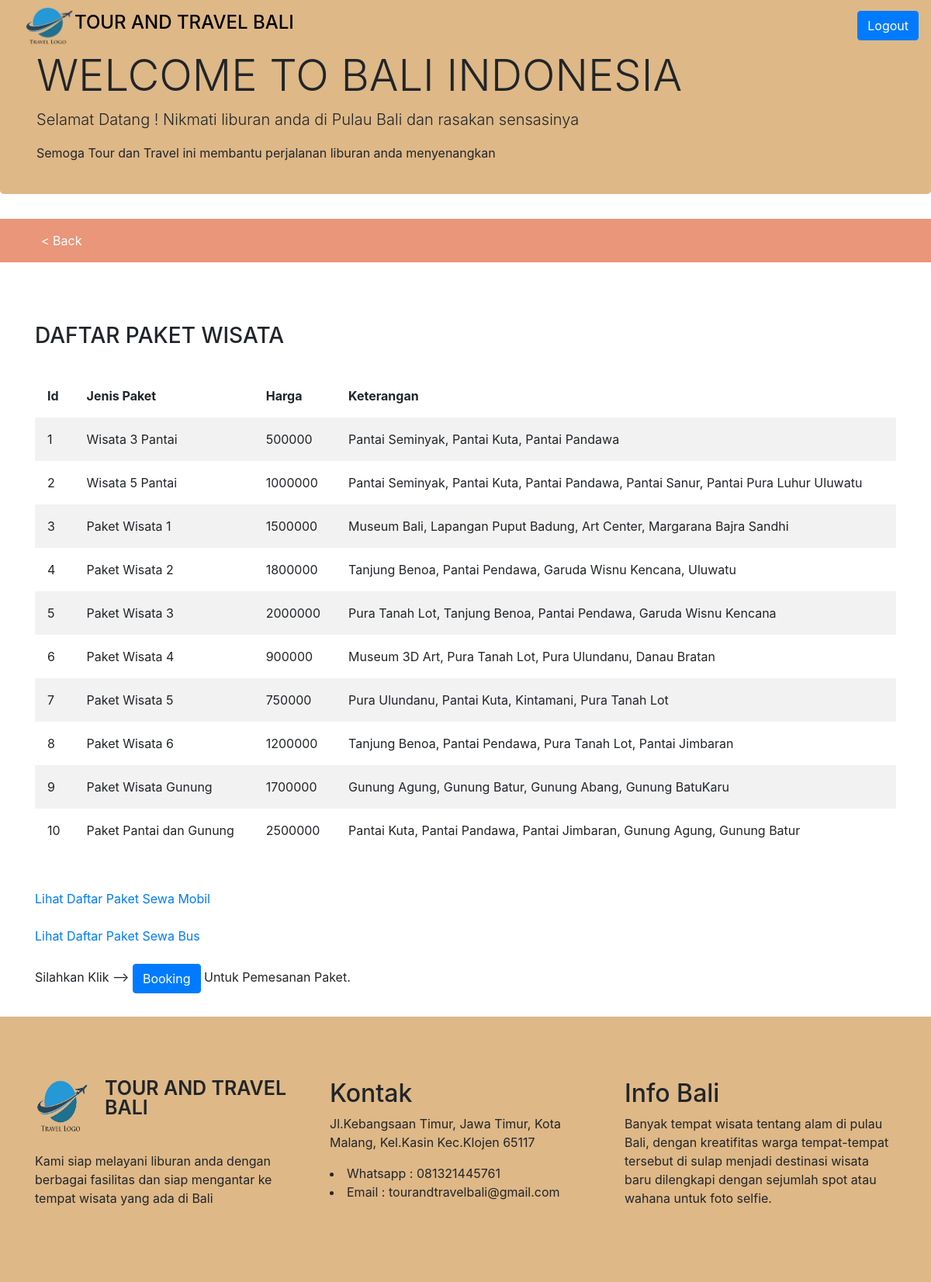
The page /paketwisata.php on the database its author committed.
### tables this page shows
CREATE TABLE `paketwisata` (
  `Id` int(10) NOT NULL,
  `Jenis_Paket` varchar(50) NOT NULL,
  `Harga` double NOT NULL,
  `Keterangan` varchar(255) NOT NULL,
  `lokasi_foto` varchar(255) NOT NULL
);

### paketwisata.php (the view, shortened to what this page needs)
<!DOCTYPE html>
<html lang="en">
<head>
    <link rel="stylesheet" href="https://maxcdn.bootstrapcdn.com/bootstrap/4.5.2/css/bootstrap.min.css">
    <link rel="stylesheet" href="fonts/font-awesome.min.css">
    <link rel="stylesheet" href="style.css">
</head>
<body>
    <div class="header">
        <header>
            <?php include 'header.php';?>
        </header>
    </div>
    <div class="jumbotron">
        <div class="container">
          <h1 class="display-4"> WELCOME TO BALI INDONESIA</h1>
          <p class="lead">Selamat Datang ! Nikmati liburan anda di Pulau Bali dan rasakan sensasinya</p>
          <p>Semoga Tour dan Travel ini membantu perjalanan liburan anda menyenangkan</p>
        </div>
    </div>
    <div class="menu2">
        <header>
            <?php include 'menu2.php';?>
        </header>
    </div>
    <div class="container page-top">
            <div class="row">
                <div class="col text-left">
                    <br> <br>
                    <h3>DAFTAR PAKET WISATA</h3>
                    <br>
                </div>
            </div>
        <table>
            <tr>
                <th> Id </th>
                <th> Jenis Paket </th>
                <th> Harga </th>
                <th> Keterangan </th>
            </tr>
            <?php
                include "koneksi.php";
                $query ="SELECT * FROM paketwisata";
                $result = mysqli_query($connect, $query);
                if (mysqli_num_rows($result)>0) {
                    while ($row = mysqli_fetch_array($result)) {
            ?>
            <tr>
                <td> <?php echo $row["Id"] ?> </td>
                <td> <?php echo $row["Jenis_Paket"] ?> </td>
                <td> <?php echo $row["Harga"] ?> </td>
                <td> <?php echo $row["Keterangan"] ?> </td>
            <?php
                }
            }
            else {
                echo "0 result";
            }
            ?>
            </tr>
        </table>
        <br> <br>
        <a href="paketmobil.php">Lihat Daftar Paket Sewa Mobil</a> <br> <br>
        <a href="paketbus.php">Lihat Daftar Paket Sewa Bus</a>
        <br> <br>
        <?php
        echo "Silahkan Klik --> "
        ?>
        <a href="booking.php" class="btn btn-primary">Booking</a>
        <?php
        echo "Untuk Pemesanan Paket."
        ?>
    </div>
    <div class="footer page-top">
        <header>
            <?php include 'footer.php';?>
        </header>
    </div>
</body>
</html>

### style.css (style rules this page uses)
.jumbotron { background-color: burlywood; width: 100%; height: 250px; }
.page-top { margin-top:30px; }

### paketwisata.php (style rules this page uses)
table { border-collapse: collapse; border-spacing: 0; width: 100%; border: 1 px solid #ddd; }
th, td { text-align: left; padding: 16px; }
tr:nth-child(even) { background-color: #f2f2f2; }

### rows shown on the page
paketwisata: Id "1", Jenis_Paket "Wisata 3 Pantai", Harga "500000", Keterangan "Pantai Seminyak, Pantai Kuta, Pantai Pandawa"
paketwisata: Id "2", Jenis_Paket "Wisata 5 Pantai", Harga "1000000", Keterangan "Pantai Seminyak, Pantai Kuta, Pantai Pandawa, Pantai Sanur, Pantai Pura Luhur Uluwatu"
paketwisata: Id "3", Jenis_Paket "Paket Wisata 1", Harga "1500000", Keterangan "Museum Bali, Lapangan Puput Badung, Art Center, Margarana Bajra Sandhi"
paketwisata: Id "4", Jenis_Paket "Paket Wisata 2", Harga "1800000", Keterangan "Tanjung Benoa, Pantai Pendawa, Garuda Wisnu Kencana, Uluwatu"
paketwisata: Id "5", Jenis_Paket "Paket Wisata 3", Harga "2000000", Keterangan "Pura Tanah Lot, Tanjung Benoa, Pantai Pendawa, Garuda Wisnu Kencana"
paketwisata: Id "6", Jenis_Paket "Paket Wisata 4", Harga "900000", Keterangan "Museum 3D Art, Pura Tanah Lot, Pura Ulundanu, Danau Bratan"
paketwisata: Id "7", Jenis_Paket "Paket Wisata 5", Harga "750000", Keterangan "Pura Ulundanu, Pantai Kuta, Kintamani, Pura Tanah Lot"
paketwisata: Id "8", Jenis_Paket "Paket Wisata 6", Harga "1200000", Keterangan "Tanjung Benoa, Pantai Pendawa, Pura Tanah Lot, Pantai Jimbaran"
paketwisata: Id "9", Jenis_Paket "Paket Wisata Gunung", Harga "1700000", Keterangan "Gunung Agung, Gunung Batur, Gunung Abang, Gunung BatuKaru"
paketwisata: Id "10", Jenis_Paket "Paket Pantai dan Gunung", Harga "2500000", Keterangan "Pantai Kuta, Pantai Pandawa, Pantai Jimbaran, Gunung Agung, Gunung Batur"
